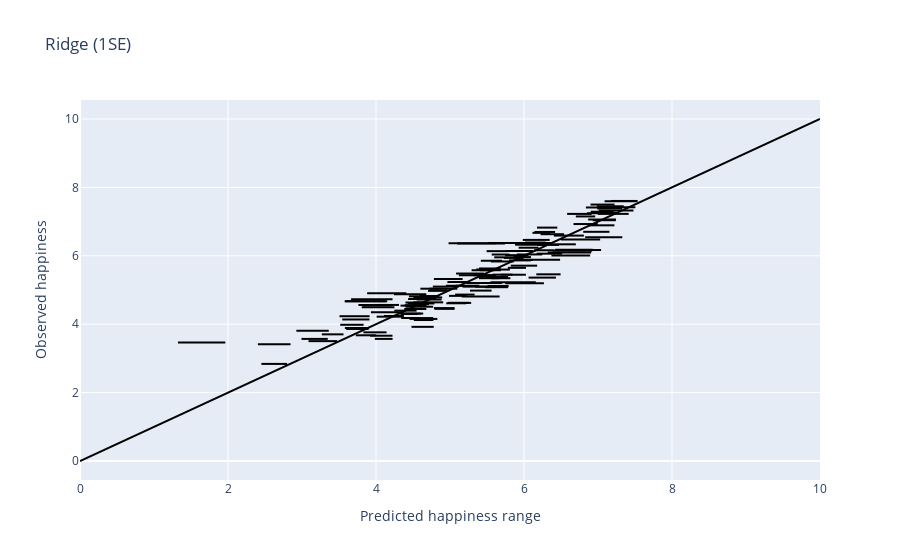

Source (notebook cell):
### Code cell
plot_prediction_range(ridge_test_pred_perturbed, 'Ridge (1SE)', sample_index=test_sample_id)

### Figure 1 — Plotly figure (JSON) as saved in the notebook; plotly's stock layout.template omitted (floating-point values rounded to 4 significant figures)
{"data": [{"line": {"color": "black"}, "mode": "lines", "showlegend": false, "type": "scatter", "x": [3.517, 3.833], "y": [3.983, 3.983]}, {"line": {"color": "black"}, "mode": "lines", "showlegend": false, "type": "scatter", "x": [4.008, 4.348], "y": [4.22, 4.22]}, {"line": {"color": "black"}, "mode": "lines", "showlegend": false, "type": "scatter", "x": [4.428, 4.79], "y": [4.607, 4.607]}, {"line": {"color": "black"}, "mode": "lines", "showlegend": false, "type": "scatter", "x": [4.398, 4.772], "y": [4.511, 4.511]}, {"line": {"color": "black"}, "mode": "lines", "showlegend": false, "type": "scatter", "x": [4.507, 4.908], "y": [4.64, 4.64]}, {"line": {"color": "black"}, "mode": "lines", "showlegend": false, "type": "scatter", "x": [6.114, 6.355], "y": [6.671, 6.671]}, {"line": {"color": "black"}, "mode": "lines", "showlegend": false, "type": "scatter", "x": [6.142, 6.42], "y": [6.697, 6.697]}, {"line": {"color": "black"}, "mode": "lines", "showlegend": false, "type": "scatter", "x": [5.904, 6.247], "y": [6.039, 6.039]}, {"line": {"color": "black"}, "mode": "lines", "showlegend": false, "type": "scatter", "x": [6.901, 7.211], "y": [7.289, 7.289]}, {"line": {"color": "black"}, "mode": "lines", "showlegend": false, "type": "scatter", "x": [6.908, 7.245], "y": [7.257, 7.257]}, {"line": {"color": "black"}, "mode": "lines", "showlegend": false, "type": "scatter", "x": [6.371, 6.894], "y": [6.007, 6.007]}, {"line": {"color": "black"}, "mode": "lines", "showlegend": false, "type": "scatter", "x": [6.484, 7.042], "y": [6.17, 6.17]}, {"line": {"color": "black"}, "mode": "lines", "showlegend": false, "type": "scatter", "x": [4.398, 4.666], "y": [4.633, 4.633]}, {"line": {"color": "black"}, "mode": "lines", "showlegend": false, "type": "scatter", "x": [4.387, 4.669], "y": [4.556, 4.556]}, {"line": {"color": "black"}, "mode": "lines", "showlegend": false, "type": "scatter", "x": [4.332, 4.606], "y": [4.31, 4.31]}, {"line": {"color": "black"}, "mode": "lines", "showlegend": false, "type": "scatter", "x": [6.669, 6.997], "y": [6.928, 6.928]}, {"line": {"color": "black"}, "mode": "lines", "showlegend": false, "type": "scatter", "x": [5.597, 6.0], "y": [5.956, 5.956]}, {"line": {"color": "black"}, "mode": "lines", "showlegend": false, "type": "scatter", "x": [5.474, 5.785], "y": [5.082, 5.082]}, {"line": {"color": "black"}, "mode": "lines", "showlegend": false, "type": "scatter", "x": [5.552, 5.862], "y": [5.834, 5.834]}, {"line": {"color": "black"}, "mode": "lines", "showlegend": false, "type": "scatter", "x": [3.829, 4.143], "y": [3.762, 3.762]}, {"line": {"color": "black"}, "mode": "lines", "showlegend": false, "type": "scatter", "x": [3.088, 3.474], "y": [3.505, 3.505]}, {"line": {"color": "black"}, "mode": "lines", "showlegend": false, "type": "scatter", "x": [6.037, 6.366], "y": [6.375, 6.375]}, {"line": {"color": "black"}, "mode": "lines", "showlegend": false, "type": "scatter", "x": [5.069, 5.332], "y": [4.865, 4.865]}, {"line": {"color": "black"}, "mode": "lines", "showlegend": false, "type": "scatter", "x": [5.34, 5.619], "y": [5.097, 5.097]}, {"line": {"color": "black"}, "mode": "lines", "showlegend": false, "type": "scatter", "x": [4.109, 4.377], "y": [4.24, 4.24]}, {"line": {"color": "black"}, "mode": "lines", "showlegend": false, "type": "scatter", "x": [4.599, 4.969], "y": [5.038, 5.038]}, {"line": {"color": "black"}, "mode": "lines", "showlegend": false, "type": "scatter", "x": [4.445, 4.823], "y": [4.816, 4.816]}, {"line": {"color": "black"}, "mode": "lines", "showlegend": false, "type": "scatter", "x": [6.836, 7.209], "y": [7.413, 7.413]}, {"line": {"color": "black"}, "mode": "lines", "showlegend": false, "type": "scatter", "x": [6.851, 7.191], "y": [7.245, 7.245]}, {"line": {"color": "black"}, "mode": "lines", "showlegend": false, "type": "scatter", "x": [3.762, 4.207], "y": [4.559, 4.559]}, {"line": {"color": "black"}, "mode": "lines", "showlegend": false, "type": "scatter", "x": [5.746, 6.269], "y": [5.196, 5.196]}, {"line": {"color": "black"}, "mode": "lines", "showlegend": false, "type": "scatter", "x": [6.014, 6.291], "y": [6.388, 6.388]}, {"line": {"color": "black"}, "mode": "lines", "showlegend": false, "type": "scatter", "x": [6.583, 6.914], "y": [7.225, 7.225]}, {"line": {"color": "black"}, "mode": "lines", "showlegend": false, "type": "scatter", "x": [5.498, 5.785], "y": [5.381, 5.381]}, {"line": {"color": "black"}, "mode": "lines", "showlegend": false, "type": "scatter", "x": [5.425, 5.705], "y": [5.205, 5.205]}, {"line": {"color": "black"}, "mode": "lines", "showlegend": false, "type": "scatter", "x": [6.17, 6.515], "y": [6.062, 6.062]}, {"line": {"color": "black"}, "mode": "lines", "showlegend": false, "type": "scatter", "x": [7.089, 7.526], "y": [7.594, 7.594]}, {"line": {"color": "black"}, "mode": "lines", "showlegend": false, "type": "scatter", "x": [5.371, 5.692], "y": [5.387, 5.387]}, {"line": {"color": "black"}, "mode": "lines", "showlegend": false, "type": "scatter", "x": [5.744, 6.06], "y": [6.018, 6.018]}, {"line": {"color": "black"}, "mode": "lines", "showlegend": false, "type": "scatter", "x": [5.762, 6.121], "y": [6.14, 6.14]}, {"line": {"color": "black"}, "mode": "lines", "showlegend": false, "type": "scatter", "x": [5.956, 6.294], "y": [6.339, 6.339]}, {"line": {"color": "black"}, "mode": "lines", "showlegend": false, "type": "scatter", "x": [4.332, 4.561], "y": [4.298, 4.298]}, {"line": {"color": "black"}, "mode": "lines", "showlegend": false, "type": "scatter", "x": [6.989, 7.326], "y": [7.385, 7.385]}, {"line": {"color": "black"}, "mode": "lines", "showlegend": false, "type": "scatter", "x": [6.985, 7.347], "y": [7.448, 7.448]}, {"line": {"color": "black"}, "mode": "lines", "showlegend": false, "type": "scatter", "x": [4.503, 4.894], "y": [4.782, 4.782]}, {"line": {"color": "black"}, "mode": "lines", "showlegend": false, "type": "scatter", "x": [4.511, 4.776], "y": [4.122, 4.122]}, {"line": {"color": "black"}, "mode": "lines", "showlegend": false, "type": "scatter", "x": [4.792, 5.061], "y": [4.448, 4.448]}, {"line": {"color": "black"}, "mode": "lines", "showlegend": false, "type": "scatter", "x": [3.597, 3.901], "y": [3.86, 3.86]}, {"line": {"color": "black"}, "mode": "lines", "showlegend": false, "type": "scatter", "x": [5.082, 5.46], "y": [5.481, 5.481]}, {"line": {"color": "black"}, "mode": "lines", "showlegend": false, "type": "scatter", "x": [5.984, 6.347], "y": [6.465, 6.465]}, {"line": {"color": "black"}, "mode": "lines", "showlegend": false, "type": "scatter", "x": [5.879, 6.271], "y": [6.325, 6.325]}, {"line": {"color": "black"}, "mode": "lines", "showlegend": false, "type": "scatter", "x": [4.243, 4.68], "y": [4.874, 4.874]}, {"line": {"color": "black"}, "mode": "lines", "showlegend": false, "type": "scatter", "x": [3.579, 3.909], "y": [3.889, 3.889]}, {"line": {"color": "black"}, "mode": "lines", "showlegend": false, "type": "scatter", "x": [2.993, 3.348], "y": [3.57, 3.57]}, {"line": {"color": "black"}, "mode": "lines", "showlegend": false, "type": "scatter", "x": [6.167, 6.495], "y": [5.458, 5.458]}, {"line": {"color": "black"}, "mode": "lines", "showlegend": false, "type": "scatter", "x": [6.061, 6.431], "y": [5.362, 5.362]}, {"line": {"color": "black"}, "mode": "lines", "showlegend": false, "type": "scatter", "x": [5.557, 5.816], "y": [5.344, 5.344]}, {"line": {"color": "black"}, "mode": "lines", "showlegend": false, "type": "scatter", "x": [5.572, 5.848], "y": [5.449, 5.449]}, {"line": {"color": "black"}, "mode": "lines", "showlegend": false, "type": "scatter", "x": [6.899, 7.224], "y": [7.498, 7.498]}, {"line": {"color": "black"}, "mode": "lines", "showlegend": false, "type": "scatter", "x": [4.466, 4.773], "y": [4.179, 4.179]}, {"line": {"color": "black"}, "mode": "lines", "showlegend": false, "type": "scatter", "x": [5.502, 5.809], "y": [5.597, 5.597]}, {"line": {"color": "black"}, "mode": "lines", "showlegend": false, "type": "scatter", "x": [5.17, 5.538], "y": [5.098, 5.098]}, {"line": {"color": "black"}, "mode": "lines", "showlegend": false, "type": "scatter", "x": [3.807, 4.249], "y": [4.493, 4.493]}, {"line": {"color": "black"}, "mode": "lines", "showlegend": false, "type": "scatter", "x": [6.927, 7.24], "y": [7.041, 7.041]}, {"line": {"color": "black"}, "mode": "lines", "showlegend": false, "type": "scatter", "x": [3.985, 4.224], "y": [3.57, 3.57]}, {"line": {"color": "black"}, "mode": "lines", "showlegend": false, "type": "scatter", "x": [4.382, 4.68], "y": [4.445, 4.445]}, {"line": {"color": "black"}, "mode": "lines", "showlegend": false, "type": "scatter", "x": [4.331, 4.682], "y": [4.543, 4.543]}, {"line": {"color": "black"}, "mode": "lines", "showlegend": false, "type": "scatter", "x": [4.718, 5.099], "y": [5.038, 5.038]}, {"line": {"color": "black"}, "mode": "lines", "showlegend": false, "type": "scatter", "x": [5.355, 5.674], "y": [5.6, 5.6]}, {"line": {"color": "black"}, "mode": "lines", "showlegend": false, "type": "scatter", "x": [5.158, 5.671], "y": [4.808, 4.808]}, {"line": {"color": "black"}, "mode": "lines", "showlegend": false, "type": "scatter", "x": [4.247, 4.549], "y": [4.396, 4.396]}, {"line": {"color": "black"}, "mode": "lines", "showlegend": false, "type": "scatter", "x": [6.419, 6.93], "y": [6.18, 6.18]}, {"line": {"color": "black"}, "mode": "lines", "showlegend": false, "type": "scatter", "x": [6.389, 6.921], "y": [6.146, 6.146]}, {"line": {"color": "black"}, "mode": "lines", "showlegend": false, "type": "scatter", "x": [6.32, 6.907], "y": [6.094, 6.094]}, {"line": {"color": "black"}, "mode": "lines", "showlegend": false, "type": "scatter", "x": [5.393, 5.686], "y": [5.63, 5.63]}, {"line": {"color": "black"}, "mode": "lines", "showlegend": false, "type": "scatter", "x": [4.976, 5.254], "y": [4.623, 4.623]}, {"line": {"color": "black"}, "mode": "lines", "showlegend": false, "type": "scatter", "x": [4.97, 5.286], "y": [4.623, 4.623]}, {"line": {"color": "black"}, "mode": "lines", "showlegend": false, "type": "scatter", "x": [5.879, 6.121], "y": [5.881, 5.881]}, {"line": {"color": "black"}, "mode": "lines", "showlegend": false, "type": "scatter", "x": [4.965, 5.227], "y": [5.233, 5.233]}, {"line": {"color": "black"}, "mode": "lines", "showlegend": false, "type": "scatter", "x": [2.924, 3.361], "y": [3.808, 3.808]}, {"line": {"color": "black"}, "mode": "lines", "showlegend": false, "type": "scatter", "x": [5.12, 5.576], "y": [5.434, 5.434]}, {"line": {"color": "black"}, "mode": "lines", "showlegend": false, "type": "scatter", "x": [5.798, 6.092], "y": [5.866, 5.866]}, {"line": {"color": "black"}, "mode": "lines", "showlegend": false, "type": "scatter", "x": [6.868, 7.222], "y": [6.891, 6.891]}, {"line": {"color": "black"}, "mode": "lines", "showlegend": false, "type": "scatter", "x": [6.8, 7.154], "y": [6.702, 6.702]}, {"line": {"color": "black"}, "mode": "lines", "showlegend": false, "type": "scatter", "x": [6.867, 7.244], "y": [7.061, 7.061]}, {"line": {"color": "black"}, "mode": "lines", "showlegend": false, "type": "scatter", "x": [5.219, 5.505], "y": [5.204, 5.204]}, {"line": {"color": "black"}, "mode": "lines", "showlegend": false, "type": "scatter", "x": [5.391, 5.668], "y": [5.346, 5.346]}, {"line": {"color": "black"}, "mode": "lines", "showlegend": false, "type": "scatter", "x": [3.727, 4.005], "y": [3.676, 3.676]}, {"line": {"color": "black"}, "mode": "lines", "showlegend": false, "type": "scatter", "x": [3.921, 4.223], "y": [3.663, 3.663]}, {"line": {"color": "black"}, "mode": "lines", "showlegend": false, "type": "scatter", "x": [3.965, 4.311], "y": [4.563, 4.563]}, {"line": {"color": "black"}, "mode": "lines", "showlegend": false, "type": "scatter", "x": [2.404, 2.845], "y": [3.417, 3.417]}, {"line": {"color": "black"}, "mode": "lines", "showlegend": false, "type": "scatter", "x": [5.859, 6.094], "y": [5.963, 5.963]}, {"line": {"color": "black"}, "mode": "lines", "showlegend": false, "type": "scatter", "x": [4.487, 4.715], "y": [4.582, 4.582]}, {"line": {"color": "black"}, "mode": "lines", "showlegend": false, "type": "scatter", "x": [6.404, 6.809], "y": [6.591, 6.591]}, {"line": {"color": "black"}, "mode": "lines", "showlegend": false, "type": "scatter", "x": [4.48, 4.78], "y": [3.923, 3.923]}, {"line": {"color": "black"}, "mode": "lines", "showlegend": false, "type": "scatter", "x": [5.782, 6.027], "y": [5.648, 5.648]}, {"line": {"color": "black"}, "mode": "lines", "showlegend": false, "type": "scatter", "x": [5.928, 6.196], "y": [6.236, 6.236]}, {"line": {"color": "black"}, "mode": "lines", "showlegend": false, "type": "scatter", "x": [6.176, 6.45], "y": [6.824, 6.824]}, {"line": {"color": "black"}, "mode": "lines", "showlegend": false, "type": "scatter", "x": [5.292, 5.6], "y": [5.578, 5.578]}, {"line": {"color": "black"}, "mode": "lines", "showlegend": false, "type": "scatter", "x": [5.27, 5.562], "y": [4.983, 4.983]}, {"line": {"color": "black"}, "mode": "lines", "showlegend": false, "type": "scatter", "x": [5.078, 5.396], "y": [5.125, 5.125]}, {"line": {"color": "black"}, "mode": "lines", "showlegend": false, "type": "scatter", "x": [3.825, 4.205], "y": [4.55, 4.55]}, {"line": {"color": "black"}, "mode": "lines", "showlegend": false, "type": "scatter", "x": [4.452, 4.83], "y": [4.154, 4.154]}, {"line": {"color": "black"}, "mode": "lines", "showlegend": false, "type": "scatter", "x": [4.703, 4.958], "y": [4.975, 4.975]}, {"line": {"color": "black"}, "mode": "lines", "showlegend": false, "type": "scatter", "x": [4.768, 5.119], "y": [5.1, 5.1]}, {"line": {"color": "black"}, "mode": "lines", "showlegend": false, "type": "scatter", "x": [4.434, 4.811], "y": [4.737, 4.737]}, {"line": {"color": "black"}, "mode": "lines", "showlegend": false, "type": "scatter", "x": [7.051, 7.505], "y": [7.418, 7.418]}, {"line": {"color": "black"}, "mode": "lines", "showlegend": false, "type": "scatter", "x": [6.997, 7.415], "y": [7.226, 7.226]}, {"line": {"color": "black"}, "mode": "lines", "showlegend": false, "type": "scatter", "x": [7.01, 7.479], "y": [7.327, 7.327]}, {"line": {"color": "black"}, "mode": "lines", "showlegend": false, "type": "scatter", "x": [4.34, 4.585], "y": [4.181, 4.181]}, {"line": {"color": "black"}, "mode": "lines", "showlegend": false, "type": "scatter", "x": [4.783, 5.17], "y": [5.322, 5.322]}, {"line": {"color": "black"}, "mode": "lines", "showlegend": false, "type": "scatter", "x": [7.174, 7.536], "y": [7.603, 7.603]}, {"line": {"color": "black"}, "mode": "lines", "showlegend": false, "type": "scatter", "x": [4.585, 4.855], "y": [4.823, 4.823]}, {"line": {"color": "black"}, "mode": "lines", "showlegend": false, "type": "scatter", "x": [4.55, 4.887], "y": [4.722, 4.722]}, {"line": {"color": "black"}, "mode": "lines", "showlegend": false, "type": "scatter", "x": [6.224, 6.54], "y": [6.631, 6.631]}, {"line": {"color": "black"}, "mode": "lines", "showlegend": false, "type": "scatter", "x": [5.506, 5.793], "y": [5.119, 5.119]}, {"line": {"color": "black"}, "mode": "lines", "showlegend": false, "type": "scatter", "x": [5.315, 5.627], "y": [5.431, 5.431]}, {"line": {"color": "black"}, "mode": "lines", "showlegend": false, "type": "scatter", "x": [6.135, 6.411], "y": [6.162, 6.162]}, {"line": {"color": "black"}, "mode": "lines", "showlegend": false, "type": "scatter", "x": [5.686, 6.025], "y": [5.447, 5.447]}, {"line": {"color": "black"}, "mode": "lines", "showlegend": false, "type": "scatter", "x": [5.821, 6.178], "y": [5.711, 5.711]}, {"line": {"color": "black"}, "mode": "lines", "showlegend": false, "type": "scatter", "x": [5.518, 6.206], "y": [6.375, 6.375]}, {"line": {"color": "black"}, "mode": "lines", "showlegend": false, "type": "scatter", "x": [5.563, 5.806], "y": [6.037, 6.037]}, {"line": {"color": "black"}, "mode": "lines", "showlegend": false, "type": "scatter", "x": [5.417, 5.704], "y": [5.855, 5.855]}, {"line": {"color": "black"}, "mode": "lines", "showlegend": false, "type": "scatter", "x": [5.405, 5.688], "y": [5.579, 5.579]}, {"line": {"color": "black"}, "mode": "lines", "showlegend": false, "type": "scatter", "x": [6.497, 7.029], "y": [6.474, 6.474]}, {"line": {"color": "black"}, "mode": "lines", "showlegend": false, "type": "scatter", "x": [3.881, 4.409], "y": [4.909, 4.909]}, {"line": {"color": "black"}, "mode": "lines", "showlegend": false, "type": "scatter", "x": [3.663, 4.223], "y": [4.733, 4.733]}, {"line": {"color": "black"}, "mode": "lines", "showlegend": false, "type": "scatter", "x": [3.577, 4.132], "y": [4.668, 4.668]}, {"line": {"color": "black"}, "mode": "lines", "showlegend": false, "type": "scatter", "x": [3.586, 4.151], "y": [4.668, 4.668]}, {"line": {"color": "black"}, "mode": "lines", "showlegend": false, "type": "scatter", "x": [4.986, 5.225], "y": [4.828, 4.828]}, {"line": {"color": "black"}, "mode": "lines", "showlegend": false, "type": "scatter", "x": [6.18, 6.474], "y": [6.319, 6.319]}, {"line": {"color": "black"}, "mode": "lines", "showlegend": false, "type": "scatter", "x": [4.949, 5.217], "y": [4.612, 4.612]}, {"line": {"color": "black"}, "mode": "lines", "showlegend": false, "type": "scatter", "x": [4.783, 5.062], "y": [4.471, 4.471]}, {"line": {"color": "black"}, "mode": "lines", "showlegend": false, "type": "scatter", "x": [3.544, 3.912], "y": [4.139, 4.139]}, {"line": {"color": "black"}, "mode": "lines", "showlegend": false, "type": "scatter", "x": [1.324, 1.963], "y": [3.462, 3.462]}, {"line": {"color": "black"}, "mode": "lines", "showlegend": false, "type": "scatter", "x": [4.981, 5.627], "y": [6.363, 6.363]}, {"line": {"color": "black"}, "mode": "lines", "showlegend": false, "type": "scatter", "x": [5.095, 5.743], "y": [6.359, 6.359]}, {"line": {"color": "black"}, "mode": "lines", "showlegend": false, "type": "scatter", "x": [4.944, 5.19], "y": [5.124, 5.124]}, {"line": {"color": "black"}, "mode": "lines", "showlegend": false, "type": "scatter", "x": [5.728, 5.991], "y": [5.939, 5.939]}, {"line": {"color": "black"}, "mode": "lines", "showlegend": false, "type": "scatter", "x": [2.451, 2.798], "y": [2.839, 2.839]}, {"line": {"color": "black"}, "mode": "lines", "showlegend": false, "type": "scatter", "x": [5.885, 6.488], "y": [5.887, 5.887]}, {"line": {"color": "black"}, "mode": "lines", "showlegend": false, "type": "scatter", "x": [5.547, 6.159], "y": [5.229, 5.229]}, {"line": {"color": "black"}, "mode": "lines", "showlegend": false, "type": "scatter", "x": [3.507, 3.913], "y": [4.233, 4.233]}, {"line": {"color": "black"}, "mode": "lines", "showlegend": false, "type": "scatter", "x": [4.346, 4.638], "y": [4.311, 4.311]}, {"line": {"color": "black"}, "mode": "lines", "showlegend": false, "type": "scatter", "x": [6.826, 7.329], "y": [6.54, 6.54]}, {"line": {"color": "black"}, "mode": "lines", "showlegend": false, "type": "scatter", "x": [6.7, 6.961], "y": [7.151, 7.151]}, {"line": {"color": "black"}, "mode": "lines", "showlegend": false, "type": "scatter", "x": [6.365, 6.701], "y": [6.336, 6.336]}, {"line": {"color": "black"}, "mode": "lines", "showlegend": false, "type": "scatter", "x": [5.495, 5.78], "y": [6.136, 6.136]}, {"line": {"color": "black"}, "mode": "lines", "showlegend": false, "type": "scatter", "x": [3.932, 4.372], "y": [4.348, 4.348]}, {"line": {"color": "black"}, "mode": "lines", "showlegend": false, "type": "scatter", "x": [3.269, 3.56], "y": [3.703, 3.703]}, {"line": {"color": "black"}, "mode": "lines", "showlegend": false, "type": "scatter", "x": [0, 10], "y": [0, 10]}], "layout": {"title": {"text": "Ridge (1SE)"}, "xaxis": {"title": {"text": "Predicted happiness range"}}, "yaxis": {"title": {"text": "Observed happiness"}}}}
